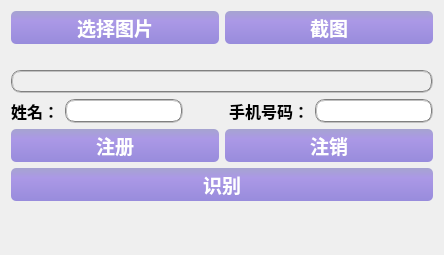
      <widget class="QWidget" name="tab_3">
       <attribute name="title">
        <string>人脸注册</string>
       </attribute>
       <layout class="QVBoxLayout" name="verticalLayout_4" stretch="1,10,1,1,1,1,3">
        <item>
         <layout class="QHBoxLayout" name="horizontalLayout_13">
          <item>
           <widget class="QPushButton" name="btn_select">
            <property name="sizePolicy">
             <sizepolicy hsizetype="Minimum" vsizetype="Preferred">
              <horstretch>0</horstretch>
              <verstretch>0</verstretch>
             </sizepolicy>
            </property>
            <property name="font">
             <font>
              <family>Arial</family>
              <pointsize>14</pointsize>
              <weight>75</weight>
              <bold>true</bold>
             </font>
            </property>
            <property name="styleSheet">
             <string notr="true">QPushButton{color: rgb(255, 255, 255);
			background: qlineargradient(x1:0, y1:0, x2:0, y2:1, stop:0 rgb(166,164,208),stop:0.3 rgb(171,152,230), stop:1 rgb(152,140,220));
            border:1px;
            border-radius:5px;
            padding:2px 4px;
			width:67px;
			heigt:34px;
}
QPushButton:hover{
            color: rgb(255, 255, 255); 
            background: qlineargradient(x1:0, y1:0, x2:0, y2:1, stop:0 rgb(130,120,226), stop:0.3 rgb(120,130,230), stop:1 rgb(125,140,226));
            border:1px;
            border-radius:5px;
            padding:2px 4px; 
        }
        QPushButton:pressed{
            color: rgb(255, 255, 255);
            background: qlineargradient(x1:0, y1:0, x2:0, y2:1, stop:0 rgb(240,156,121), stop:0.3 rgb(220,160,140), stop:1 rgb(230,140,120));
            border:1px;
            border-radius:5px;
            padding:2px 4px;
        }
</string>
            </property>
            <property name="text">
             <string>选择图片</string>
            </property>
           </widget>
          </item>
          <item>
           <widget class="QPushButton" name="btn_capture">
            <property name="sizePolicy">
             <sizepolicy hsizetype="Minimum" vsizetype="Preferred">
              <horstretch>0</horstretch>
              <verstretch>0</verstretch>
             </sizepolicy>
            </property>
            <property name="font">
             <font>
              <family>Arial</family>
              <pointsize>14</pointsize>
              <weight>75</weight>
              <bold>true</bold>
             </font>
            </property>
            <property name="styleSheet">
             <string notr="true">QPushButton{color: rgb(255, 255, 255);
			background: qlineargradient(x1:0, y1:0, x2:0, y2:1, stop:0 rgb(166,164,208),stop:0.3 rgb(171,152,230), stop:1 rgb(152,140,220));
            border:1px;
            border-radius:5px;
            padding:2px 4px;
			width:67px;
			heigt:34px;
}
QPushButton:hover{
            color: rgb(255, 255, 255); 
            background: qlineargradient(x1:0, y1:0, x2:0, y2:1, stop:0 rgb(130,120,226), stop:0.3 rgb(120,130,230), stop:1 rgb(125,140,226));
            border:1px;
            border-radius:5px;
            padding:2px 4px; 
        }
        QPushButton:pressed{
            color: rgb(255, 255, 255);
            background: qlineargradient(x1:0, y1:0, x2:0, y2:1, stop:0 rgb(240,156,121), stop:0.3 rgb(220,160,140), stop:1 rgb(230,140,120));
            border:1px;
            border-radius:5px;
            padding:2px 4px;
        }
</string>
            </property>
            <property name="text">
             <string>截图</string>
            </property>
           </widget>
          </item>
         </layout>
        </item>
        <item>
         <widget class="QLabel" name="lb_show">
          <property name="styleSheet">
           <string notr="true">border:0px groove gray;border-radius:10px;padding:0px 0px;</string>
          </property>
          <property name="text">
           <string/>
          </property>
         </widget>
        </item>
        <item>
         <widget class="QLabel" name="lb_path">
          <property name="font">
           <font>
            <family>Arial</family>
            <pointsize>10</pointsize>
            <weight>75</weight>
            <bold>true</bold>
           </font>
          </property>
          <property name="styleSheet">
           <string notr="true">border:2px groove gray;border-radius:10px;padding:2px 4px;</string>
          </property>
          <property name="text">
           <string/>
          </property>
         </widget>
        </item>
        <item>
         <layout class="QHBoxLayout" name="horizontalLayout_14">
          <item>
           <widget class="QLabel" name="lb_name">
            <property name="sizePolicy">
             <sizepolicy hsizetype="Preferred" vsizetype="Fixed">
              <horstretch>0</horstretch>
              <verstretch>0</verstretch>
             </sizepolicy>
            </property>
            <property name="font">
             <font>
              <family>Arial</family>
              <pointsize>12</pointsize>
              <weight>75</weight>
              <bold>true</bold>
             </font>
            </property>
            <property name="text">
             <string>姓名：</string>
            </property>
           </widget>
          </item>
          <item>
           <widget class="QLineEdit" name="le_name">
            <property name="styleSheet">
             <string notr="true">border:2px groove gray;border-radius:10px;padding:2px 4px;</string>
            </property>
           </widget>
          </item>
          <item>
           <spacer name="horizontalSpacer_8">
            <property name="orientation">
             <enum>Qt::Horizontal</enum>
            </property>
            <property name="sizeHint" stdset="0">
             <size>
              <width>40</width>
              <height>20</height>
             </size>
            </property>
           </spacer>
          </item>
          <item>
           <widget class="QLabel" name="lb_phone">
            <property name="sizePolicy">
             <sizepolicy hsizetype="Preferred" vsizetype="Fixed">
              <horstretch>0</horstretch>
              <verstretch>0</verstretch>
             </sizepolicy>
            </property>
            <property name="font">
             <font>
              <family>Arial</family>
              <pointsize>12</pointsize>
              <weight>75</weight>
              <bold>true</bold>
             </font>
            </property>
            <property name="text">
             <string>手机号码：</string>
            </property>
           </widget>
          </item>
          <item>
           <widget class="QLineEdit" name="le_phone">
            <property name="styleSheet">
             <string notr="true">border:2px groove gray;border-radius:10px;padding:2px 4px;</string>
            </property>
           </widget>
          </item>
         </layout>
        </item>
        <item>
         <layout class="QHBoxLayout" name="horizontalLayout_15">
          <item>
           <widget class="QPushButton" name="btn_register">
            <property name="sizePolicy">
             <sizepolicy hsizetype="Minimum" vsizetype="Preferred">
              <horstretch>0</horstretch>
              <verstretch>0</verstretch>
             </sizepolicy>
            </property>
            <property name="font">
             <font>
              <family>Arial</family>
              <pointsize>14</pointsize>
              <weight>75</weight>
              <bold>true</bold>
             </font>
            </property>
            <property name="styleSheet">
             <string notr="true">QPushButton{color: rgb(255, 255, 255);
			background: qlineargradient(x1:0, y1:0, x2:0, y2:1, stop:0 rgb(166,164,208),stop:0.3 rgb(171,152,230), stop:1 rgb(152,140,220));
            border:1px;
            border-radius:5px;
            padding:2px 4px;
			width:67px;
			heigt:34px;
}
QPushButton:hover{
            color: rgb(255, 255, 255); 
            background: qlineargradient(x1:0, y1:0, x2:0, y2:1, stop:0 rgb(130,120,226), stop:0.3 rgb(120,130,230), stop:1 rgb(125,140,226));
            border:1px;
            border-radius:5px;
            padding:2px 4px; 
        }
        QPushButton:pressed{
            color: rgb(255, 255, 255);
            background: qlineargradient(x1:0, y1:0, x2:0, y2:1, stop:0 rgb(240,156,121), stop:0.3 rgb(220,160,140), stop:1 rgb(230,140,120));
            border:1px;
            border-radius:5px;
            padding:2px 4px;
        }
</string>
            </property>
            <property name="text">
             <string>注册</string>
            </property>
           </widget>
          </item>
          <item>
           <widget class="QPushButton" name="btn_logout">
            <property name="sizePolicy">
             <sizepolicy hsizetype="Minimum" vsizetype="Preferred">
              <horstretch>0</horstretch>
              <verstretch>0</verstretch>
             </sizepolicy>
            </property>
            <property name="font">
             <font>
              <family>Arial</family>
              <pointsize>14</pointsize>
              <weight>75</weight>
              <bold>true</bold>
             </font>
            </property>
            <property name="styleSheet">
             <string notr="true">QPushButton{color: rgb(255, 255, 255);
			background: qlineargradient(x1:0, y1:0, x2:0, y2:1, stop:0 rgb(166,164,208),stop:0.3 rgb(171,152,230), stop:1 rgb(152,140,220));
            border:1px;
            border-radius:5px;
            padding:2px 4px;
			width:67px;
			heigt:34px;
}
QPushButton:hover{
            color: rgb(255, 255, 255); 
            background: qlineargradient(x1:0, y1:0, x2:0, y2:1, stop:0 rgb(130,120,226), stop:0.3 rgb(120,130,230), stop:1 rgb(125,140,226));
            border:1px;
            border-radius:5px;
            padding:2px 4px; 
        }
        QPushButton:pressed{
            color: rgb(255, 255, 255);
            background: qlineargradient(x1:0, y1:0, x2:0, y2:1, stop:0 rgb(240,156,121), stop:0.3 rgb(220,160,140), stop:1 rgb(230,140,120));
            border:1px;
            border-radius:5px;
            padding:2px 4px;
        }
</string>
            </property>
            <property name="text">
             <string>注销</string>
            </property>
           </widget>
          </item>
         </layout>
        </item>
        <item>
         <widget class="QPushButton" name="btn_analyze">
          <property name="sizePolicy">
           <sizepolicy hsizetype="Preferred" vsizetype="Preferred">
            <horstretch>0</horstretch>
            <verstretch>0</verstretch>
           </sizepolicy>
          </property>
          <property name="font">
           <font>
            <family>Arial</family>
            <pointsize>14</pointsize>
            <weight>75</weight>
            <bold>true</bold>
           </font>
          </property>
          <property name="styleSheet">
           <string notr="true">QPushButton{color: rgb(255, 255, 255);
			background: qlineargradient(x1:0, y1:0, x2:0, y2:1, stop:0 rgb(166,164,208),stop:0.3 rgb(171,152,230), stop:1 rgb(152,140,220));
            border:1px;
            border-radius:5px;
            padding:2px 4px;
			width:67px;
			heigt:34px;
}
QPushButton:hover{
            color: rgb(255, 255, 255); 
            background: qlineargradient(x1:0, y1:0, x2:0, y2:1, stop:0 rgb(130,120,226), stop:0.3 rgb(120,130,230), stop:1 rgb(125,140,226));
            border:1px;
            border-radius:5px;
            padding:2px 4px; 
        }
        QPushButton:pressed{
            color: rgb(255, 255, 255);
            background: qlineargradient(x1:0, y1:0, x2:0, y2:1, stop:0 rgb(240,156,121), stop:0.3 rgb(220,160,140), stop:1 rgb(230,140,120));
            border:1px;
            border-radius:5px;
            padding:2px 4px;
        }
</string>
          </property>
          <property name="text">
           <string>识别</string>
          </property>
         </widget>
        </item>
        <item>
         <widget class="QLabel" name="lb_similarity">
          <property name="font">
           <font>
            <family>Arial</family>
            <pointsize>24</pointsize>
            <weight>75</weight>
            <bold>true</bold>
           </font>
          </property>
          <property name="text">
           <string/>
          </property>
          <property name="alignment">
           <set>Qt::AlignCenter</set>
          </property>
         </widget>
        </item>
       </layout>
      </widget>
